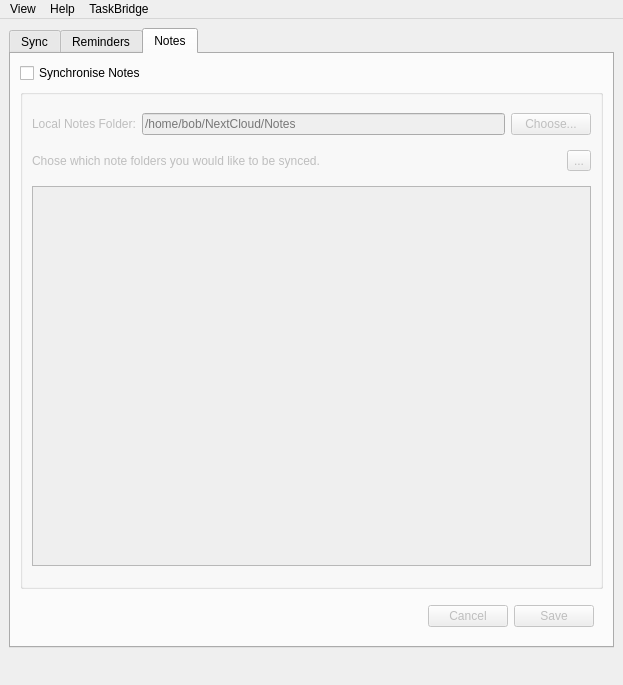
<?xml version="1.0" encoding="UTF-8"?>
<ui version="4.0">
 <class>MainWindow</class>
 <widget class="QMainWindow" name="MainWindow">
  <property name="geometry">
   <rect>
    <x>0</x>
    <y>0</y>
    <width>623</width>
    <height>685</height>
   </rect>
  </property>
  <property name="sizePolicy">
   <sizepolicy hsizetype="Minimum" vsizetype="Minimum">
    <horstretch>0</horstretch>
    <verstretch>0</verstretch>
   </sizepolicy>
  </property>
  <property name="windowTitle">
   <string>TaskBridge</string>
  </property>
  <widget class="QWidget" name="centralwidget">
   <layout class="QVBoxLayout" name="verticalLayout">
    <item alignment="Qt::AlignTop">
     <widget class="QTabWidget" name="tab_container">
      <property name="currentIndex">
       <number>2</number>
      </property>
      <widget class="QWidget" name="tab_sync">
       <attribute name="title">
        <string>Sync</string>
       </attribute>
       <layout class="QVBoxLayout" name="verticalLayout_7">
        <item>
         <widget class="QGroupBox" name="groupBox">
          <property name="sizePolicy">
           <sizepolicy hsizetype="Preferred" vsizetype="Minimum">
            <horstretch>0</horstretch>
            <verstretch>0</verstretch>
           </sizepolicy>
          </property>
          <property name="title">
           <string/>
          </property>
          <layout class="QVBoxLayout" name="verticalLayout_8">
           <item>
            <widget class="QStackedWidget" name="stackedWidget">
             <property name="sizePolicy">
              <sizepolicy hsizetype="Preferred" vsizetype="Minimum">
               <horstretch>0</horstretch>
               <verstretch>0</verstretch>
              </sizepolicy>
             </property>
             <property name="currentIndex">
              <number>0</number>
             </property>
             <widget class="QWidget" name="page">
              <layout class="QHBoxLayout" name="horizontalLayout_10">
               <item>
                <widget class="QLabel" name="lbl_sync_graphic">
                 <property name="minimumSize">
                  <size>
                   <width>345</width>
                   <height>345</height>
                  </size>
                 </property>
                 <property name="maximumSize">
                  <size>
                   <width>345</width>
                   <height>345</height>
                  </size>
                 </property>
                 <property name="baseSize">
                  <size>
                   <width>345</width>
                   <height>345</height>
                  </size>
                 </property>
                 <property name="text">
                  <string>TaskBridge</string>
                 </property>
                 <property name="alignment">
                  <set>Qt::AlignCenter</set>
                 </property>
                </widget>
               </item>
              </layout>
             </widget>
             <widget class="QWidget" name="page_2">
              <layout class="QVBoxLayout" name="verticalLayout_10">
               <item>
                <layout class="QHBoxLayout" name="horizontalLayout_8">
                 <item>
                  <widget class="QLabel" name="label_2">
                   <property name="text">
                    <string>Log Level:</string>
                   </property>
                  </widget>
                 </item>
                 <item>
                  <widget class="QComboBox" name="cmb_sync_log_level">
                   <item>
                    <property name="text">
                     <string>Critical</string>
                    </property>
                   </item>
                   <item>
                    <property name="text">
                     <string>Info</string>
                    </property>
                   </item>
                   <item>
                    <property name="text">
                     <string>Debug</string>
                    </property>
                   </item>
                  </widget>
                 </item>
                 <item>
                  <widget class="QToolButton" name="btn_clear_logs">
                   <property name="text">
                    <string>...</string>
                   </property>
                  </widget>
                 </item>
                 <item>
                  <spacer name="horizontalSpacer">
                   <property name="orientation">
                    <enum>Qt::Horizontal</enum>
                   </property>
                   <property name="sizeHint" stdset="0">
                    <size>
                     <width>40</width>
                     <height>20</height>
                    </size>
                   </property>
                  </spacer>
                 </item>
                </layout>
               </item>
               <item>
                <widget class="QTextEdit" name="txt_log_display">
                 <property name="readOnly">
                  <bool>true</bool>
                 </property>
                 <property name="html">
                  <string>&lt;!DOCTYPE HTML PUBLIC &quot;-//W3C//DTD HTML 4.0//EN&quot; &quot;http://www.w3.org/TR/REC-html40/strict.dtd&quot;&gt;
&lt;html&gt;&lt;head&gt;&lt;meta name=&quot;qrichtext&quot; content=&quot;1&quot; /&gt;&lt;meta charset=&quot;utf-8&quot; /&gt;&lt;style type=&quot;text/css&quot;&gt;
p, li { white-space: pre-wrap; }
hr { height: 1px; border-width: 0; }
&lt;/style&gt;&lt;/head&gt;&lt;body style=&quot; font-family:'.AppleSystemUIFont'; font-size:13pt; font-weight:400; font-style:normal;&quot;&gt;
&lt;p style=&quot; margin-top:0px; margin-bottom:0px; margin-left:0px; margin-right:0px; -qt-block-indent:0; text-indent:0px;&quot;&gt;&lt;span style=&quot; font-weight:700;&quot;&gt;TaskBridge Initialised&lt;/span&gt;&lt;/p&gt;&lt;/body&gt;&lt;/html&gt;</string>
                 </property>
                </widget>
               </item>
              </layout>
             </widget>
            </widget>
           </item>
           <item>
            <layout class="QHBoxLayout" name="horizontalLayout">
             <item>
              <widget class="QProgressBar" name="progressBar">
               <property name="value">
                <number>0</number>
               </property>
              </widget>
             </item>
             <item>
              <widget class="QPushButton" name="btn_sync">
               <property name="text">
                <string>Sync</string>
               </property>
              </widget>
             </item>
             <item>
              <widget class="QToolButton" name="btn_sync_view">
               <property name="text">
                <string>...</string>
               </property>
               <property name="arrowType">
                <enum>Qt::RightArrow</enum>
               </property>
              </widget>
             </item>
            </layout>
           </item>
           <item>
            <widget class="QLabel" name="lbl_sync_status">
             <property name="text">
              <string>Currently Idle.</string>
             </property>
            </widget>
           </item>
          </layout>
         </widget>
        </item>
        <item>
         <widget class="QCheckBox" name="cb_sync_scheduled">
          <property name="text">
           <string>Scheduled Sync</string>
          </property>
          <property name="checked">
           <bool>false</bool>
          </property>
         </widget>
        </item>
        <item>
         <widget class="QGroupBox" name="gb_autosync">
          <property name="enabled">
           <bool>false</bool>
          </property>
          <property name="title">
           <string/>
          </property>
          <layout class="QVBoxLayout" name="verticalLayout_4">
           <item>
            <layout class="QHBoxLayout" name="horizontalLayout_3">
             <item>
              <widget class="QLabel" name="label_4">
               <property name="text">
                <string>Synchronise every</string>
               </property>
              </widget>
             </item>
             <item>
              <widget class="QSpinBox" name="spn_sync_frequency">
               <property name="sizePolicy">
                <sizepolicy hsizetype="Minimum" vsizetype="Fixed">
                 <horstretch>0</horstretch>
                 <verstretch>0</verstretch>
                </sizepolicy>
               </property>
               <property name="minimumSize">
                <size>
                 <width>50</width>
                 <height>0</height>
                </size>
               </property>
              </widget>
             </item>
             <item>
              <widget class="QComboBox" name="cmb_sync_frequency">
               <item>
                <property name="text">
                 <string>Minutes</string>
                </property>
               </item>
               <item>
                <property name="text">
                 <string>Hours</string>
                </property>
               </item>
              </widget>
             </item>
             <item>
              <widget class="QPushButton" name="btn_sync_set_schedule">
               <property name="text">
                <string>Set Schedule</string>
               </property>
              </widget>
             </item>
             <item>
              <spacer name="horizontalSpacer_4">
               <property name="orientation">
                <enum>Qt::Horizontal</enum>
               </property>
               <property name="sizeHint" stdset="0">
                <size>
                 <width>40</width>
                 <height>20</height>
                </size>
               </property>
              </spacer>
             </item>
            </layout>
           </item>
          </layout>
         </widget>
        </item>
       </layout>
      </widget>
      <widget class="QWidget" name="tab_reminders">
       <attribute name="title">
        <string>Reminders</string>
       </attribute>
       <layout class="QVBoxLayout" name="verticalLayout_2">
        <item>
         <widget class="QCheckBox" name="cb_reminders_sync">
          <property name="text">
           <string>Synchronise Reminders</string>
          </property>
          <property name="checked">
           <bool>false</bool>
          </property>
         </widget>
        </item>
        <item>
         <widget class="QFrame" name="frm_caldav_login">
          <property name="enabled">
           <bool>false</bool>
          </property>
          <layout class="QGridLayout" name="gridLayout">
           <item row="5" column="1">
            <layout class="QHBoxLayout" name="horizontalLayout_5">
             <item>
              <widget class="QCheckBox" name="cb_reminder_autoprune">
               <property name="text">
                <string>Auto-Prune Completed</string>
               </property>
              </widget>
             </item>
             <item>
              <spacer name="horizontalSpacer_3">
               <property name="orientation">
                <enum>Qt::Horizontal</enum>
               </property>
               <property name="sizeHint" stdset="0">
                <size>
                 <width>40</width>
                 <height>20</height>
                </size>
               </property>
              </spacer>
             </item>
             <item>
              <widget class="QPushButton" name="btn_reminder_login">
               <property name="text">
                <string>Login</string>
               </property>
              </widget>
             </item>
            </layout>
           </item>
           <item row="0" column="1">
            <layout class="QHBoxLayout" name="horizontalLayout_9">
             <item>
              <widget class="QRadioButton" name="rb_server_nextcloud">
               <property name="text">
                <string>NextCloud</string>
               </property>
               <property name="checked">
                <bool>true</bool>
               </property>
              </widget>
             </item>
             <item>
              <widget class="QRadioButton" name="rb_server_caldav">
               <property name="text">
                <string>CalDav</string>
               </property>
              </widget>
             </item>
             <item>
              <spacer name="horizontalSpacer_6">
               <property name="orientation">
                <enum>Qt::Horizontal</enum>
               </property>
               <property name="sizeHint" stdset="0">
                <size>
                 <width>40</width>
                 <height>20</height>
                </size>
               </property>
              </spacer>
             </item>
            </layout>
           </item>
           <item row="4" column="0">
            <widget class="QLabel" name="label_7">
             <property name="text">
              <string>Password:</string>
             </property>
             <property name="alignment">
              <set>Qt::AlignRight|Qt::AlignTrailing|Qt::AlignVCenter</set>
             </property>
            </widget>
           </item>
           <item row="1" column="0">
            <widget class="QLabel" name="label_6">
             <property name="text">
              <string>Username:</string>
             </property>
             <property name="alignment">
              <set>Qt::AlignRight|Qt::AlignTrailing|Qt::AlignVCenter</set>
             </property>
            </widget>
           </item>
           <item row="4" column="1">
            <widget class="QLineEdit" name="txt_reminder_password">
             <property name="echoMode">
              <enum>QLineEdit::Password</enum>
             </property>
             <property name="clearButtonEnabled">
              <bool>false</bool>
             </property>
            </widget>
           </item>
           <item row="0" column="0">
            <widget class="QLabel" name="label_3">
             <property name="text">
              <string>Server Type:</string>
             </property>
             <property name="alignment">
              <set>Qt::AlignRight|Qt::AlignTrailing|Qt::AlignVCenter</set>
             </property>
            </widget>
           </item>
           <item row="2" column="0">
            <widget class="QLabel" name="label_5">
             <property name="text">
              <string>Server Address:</string>
             </property>
             <property name="alignment">
              <set>Qt::AlignRight|Qt::AlignTrailing|Qt::AlignVCenter</set>
             </property>
            </widget>
           </item>
           <item row="2" column="1">
            <widget class="QLineEdit" name="txt_reminder_address"/>
           </item>
           <item row="1" column="1">
            <widget class="QLineEdit" name="txt_reminder_username"/>
           </item>
           <item row="3" column="0">
            <widget class="QLabel" name="label_10">
             <property name="text">
              <string>Tasks Path:</string>
             </property>
             <property name="alignment">
              <set>Qt::AlignRight|Qt::AlignTrailing|Qt::AlignVCenter</set>
             </property>
            </widget>
           </item>
           <item row="3" column="1">
            <widget class="QLineEdit" name="txt_reminder_path"/>
           </item>
          </layout>
         </widget>
        </item>
        <item>
         <widget class="QGroupBox" name="gb_reminders">
          <property name="enabled">
           <bool>false</bool>
          </property>
          <property name="title">
           <string/>
          </property>
          <layout class="QVBoxLayout" name="verticalLayout_5">
           <item>
            <widget class="QLabel" name="label">
             <property name="text">
              <string>Choose which reminder lists you would like to be synced.</string>
             </property>
            </widget>
           </item>
           <item>
            <widget class="QTableWidget" name="tbl_reminders">
             <property name="sizePolicy">
              <sizepolicy hsizetype="Expanding" vsizetype="Minimum">
               <horstretch>0</horstretch>
               <verstretch>0</verstretch>
              </sizepolicy>
             </property>
             <property name="minimumSize">
              <size>
               <width>0</width>
               <height>150</height>
              </size>
             </property>
             <property name="maximumSize">
              <size>
               <width>16777215</width>
               <height>16777215</height>
              </size>
             </property>
             <property name="selectionMode">
              <enum>QAbstractItemView::NoSelection</enum>
             </property>
             <property name="selectionBehavior">
              <enum>QAbstractItemView::SelectRows</enum>
             </property>
             <attribute name="horizontalHeaderVisible">
              <bool>true</bool>
             </attribute>
             <attribute name="horizontalHeaderStretchLastSection">
              <bool>false</bool>
             </attribute>
             <attribute name="verticalHeaderVisible">
              <bool>false</bool>
             </attribute>
             <attribute name="verticalHeaderStretchLastSection">
              <bool>false</bool>
             </attribute>
             <row>
              <property name="text">
               <string>1</string>
              </property>
             </row>
             <column>
              <property name="text">
               <string>List Name</string>
              </property>
             </column>
             <column>
              <property name="text">
               <string>Location</string>
              </property>
             </column>
             <column>
              <property name="text">
               <string>Sync</string>
              </property>
             </column>
             <item row="0" column="0">
              <property name="text">
               <string>Reminders</string>
              </property>
             </item>
             <item row="0" column="1">
              <property name="text">
               <string>Local</string>
              </property>
             </item>
             <item row="0" column="2">
              <property name="text">
               <string>Sync</string>
              </property>
              <property name="checkState">
               <enum>Checked</enum>
              </property>
             </item>
            </widget>
           </item>
          </layout>
         </widget>
        </item>
        <item>
         <widget class="QFrame" name="frm_reminders">
          <property name="enabled">
           <bool>false</bool>
          </property>
          <layout class="QHBoxLayout" name="horizontalLayout_2">
           <item>
            <spacer name="horizontalSpacer_2">
             <property name="orientation">
              <enum>Qt::Horizontal</enum>
             </property>
             <property name="sizeHint" stdset="0">
              <size>
               <width>40</width>
               <height>20</height>
              </size>
             </property>
            </spacer>
           </item>
           <item>
            <widget class="QPushButton" name="btn_reminder_cancel">
             <property name="text">
              <string>Cancel</string>
             </property>
            </widget>
           </item>
           <item>
            <widget class="QPushButton" name="btn_reminder_save">
             <property name="text">
              <string>Save</string>
             </property>
            </widget>
           </item>
          </layout>
         </widget>
        </item>
       </layout>
      </widget>
      <widget class="QWidget" name="tab_notes">
       <property name="sizePolicy">
        <sizepolicy hsizetype="Preferred" vsizetype="Preferred">
         <horstretch>0</horstretch>
         <verstretch>0</verstretch>
        </sizepolicy>
       </property>
       <attribute name="title">
        <string>Notes</string>
       </attribute>
       <layout class="QVBoxLayout" name="verticalLayout_3">
        <item>
         <widget class="QCheckBox" name="cb_notes_sync">
          <property name="text">
           <string>Synchronise Notes</string>
          </property>
          <property name="checked">
           <bool>false</bool>
          </property>
         </widget>
        </item>
        <item>
         <widget class="QGroupBox" name="gb_notes">
          <property name="enabled">
           <bool>false</bool>
          </property>
          <property name="sizePolicy">
           <sizepolicy hsizetype="Preferred" vsizetype="Maximum">
            <horstretch>0</horstretch>
            <verstretch>0</verstretch>
           </sizepolicy>
          </property>
          <property name="minimumSize">
           <size>
            <width>0</width>
            <height>500</height>
           </size>
          </property>
          <property name="title">
           <string/>
          </property>
          <layout class="QVBoxLayout" name="verticalLayout_6">
           <item>
            <layout class="QHBoxLayout" name="horizontalLayout_6">
             <item>
              <widget class="QLabel" name="label_8">
               <property name="text">
                <string>Local Notes Folder:</string>
               </property>
              </widget>
             </item>
             <item>
              <widget class="QLineEdit" name="txt_notes_folder">
               <property name="text">
                <string/>
               </property>
               <property name="placeholderText">
                <string>/home/bob/NextCloud/Notes</string>
               </property>
              </widget>
             </item>
             <item>
              <widget class="QPushButton" name="btn_notes_choose">
               <property name="text">
                <string>Choose...</string>
               </property>
              </widget>
             </item>
            </layout>
           </item>
           <item>
            <layout class="QHBoxLayout" name="horizontalLayout_4">
             <item>
              <widget class="QLabel" name="label_9">
               <property name="text">
                <string>Chose which note folders you would like to be synced.</string>
               </property>
              </widget>
             </item>
             <item>
              <widget class="QToolButton" name="btn_notes_refresh">
               <property name="text">
                <string>...</string>
               </property>
              </widget>
             </item>
            </layout>
           </item>
           <item>
            <widget class="QTableWidget" name="tbl_notes">
             <property name="sizePolicy">
              <sizepolicy hsizetype="Expanding" vsizetype="Maximum">
               <horstretch>0</horstretch>
               <verstretch>0</verstretch>
              </sizepolicy>
             </property>
             <property name="minimumSize">
              <size>
               <width>0</width>
               <height>380</height>
              </size>
             </property>
             <property name="maximumSize">
              <size>
               <width>16777215</width>
               <height>16777215</height>
              </size>
             </property>
             <property name="selectionMode">
              <enum>QAbstractItemView::SingleSelection</enum>
             </property>
             <property name="selectionBehavior">
              <enum>QAbstractItemView::SelectItems</enum>
             </property>
             <attribute name="verticalHeaderVisible">
              <bool>false</bool>
             </attribute>
            </widget>
           </item>
          </layout>
         </widget>
        </item>
        <item>
         <widget class="QFrame" name="frm_notes">
          <property name="enabled">
           <bool>false</bool>
          </property>
          <property name="sizePolicy">
           <sizepolicy hsizetype="Preferred" vsizetype="Minimum">
            <horstretch>0</horstretch>
            <verstretch>0</verstretch>
           </sizepolicy>
          </property>
          <property name="maximumSize">
           <size>
            <width>16777215</width>
            <height>50</height>
           </size>
          </property>
          <layout class="QHBoxLayout" name="horizontalLayout_7">
           <property name="sizeConstraint">
            <enum>QLayout::SetMinimumSize</enum>
           </property>
           <item>
            <spacer name="horizontalSpacer_5">
             <property name="orientation">
              <enum>Qt::Horizontal</enum>
             </property>
             <property name="sizeHint" stdset="0">
              <size>
               <width>40</width>
               <height>20</height>
              </size>
             </property>
            </spacer>
           </item>
           <item>
            <widget class="QPushButton" name="btn_notes_cancel">
             <property name="text">
              <string>Cancel</string>
             </property>
            </widget>
           </item>
           <item>
            <widget class="QPushButton" name="btn_notes_save">
             <property name="text">
              <string>Save</string>
             </property>
            </widget>
           </item>
          </layout>
         </widget>
        </item>
       </layout>
      </widget>
     </widget>
    </item>
   </layout>
  </widget>
  <widget class="QMenuBar" name="menubar">
   <property name="geometry">
    <rect>
     <x>0</x>
     <y>0</y>
     <width>623</width>
     <height>24</height>
    </rect>
   </property>
   <widget class="QMenu" name="menuHelp">
    <property name="title">
     <string>Help</string>
    </property>
    <addaction name="actionDocumentation"/>
    <addaction name="actionAbout_TaskBridge"/>
   </widget>
   <widget class="QMenu" name="menuView">
    <property name="title">
     <string>View</string>
    </property>
    <addaction name="actionSync"/>
    <addaction name="actionReminders"/>
    <addaction name="actionNotes"/>
    <addaction name="separator"/>
   </widget>
   <widget class="QMenu" name="menuTaskBridge">
    <property name="title">
     <string>TaskBridge</string>
    </property>
    <addaction name="actionQuit_TaskBridge"/>
   </widget>
   <addaction name="menuView"/>
   <addaction name="menuHelp"/>
   <addaction name="menuTaskBridge"/>
  </widget>
  <action name="actionOink">
   <property name="text">
    <string>Oink</string>
   </property>
  </action>
  <action name="actionDocumentation">
   <property name="text">
    <string>Documentation</string>
   </property>
  </action>
  <action name="actionAbout_TaskBridge">
   <property name="text">
    <string>About TaskBridge</string>
   </property>
  </action>
  <action name="actionSync">
   <property name="checkable">
    <bool>true</bool>
   </property>
   <property name="checked">
    <bool>true</bool>
   </property>
   <property name="text">
    <string>Sync</string>
   </property>
  </action>
  <action name="actionReminders">
   <property name="checkable">
    <bool>true</bool>
   </property>
   <property name="text">
    <string>Reminders</string>
   </property>
  </action>
  <action name="actionNotes">
   <property name="checkable">
    <bool>true</bool>
   </property>
   <property name="text">
    <string>Notes</string>
   </property>
  </action>
  <action name="actionQuit_TaskBridge">
   <property name="text">
    <string>Quit TaskBridge</string>
   </property>
  </action>
 </widget>
 <tabstops>
  <tabstop>tab_container</tabstop>
  <tabstop>btn_sync</tabstop>
  <tabstop>btn_sync_view</tabstop>
  <tabstop>cb_sync_scheduled</tabstop>
  <tabstop>spn_sync_frequency</tabstop>
  <tabstop>cmb_sync_frequency</tabstop>
  <tabstop>btn_sync_set_schedule</tabstop>
  <tabstop>cb_reminders_sync</tabstop>
  <tabstop>rb_server_nextcloud</tabstop>
  <tabstop>rb_server_caldav</tabstop>
  <tabstop>txt_reminder_username</tabstop>
  <tabstop>txt_reminder_address</tabstop>
  <tabstop>txt_reminder_path</tabstop>
  <tabstop>txt_reminder_password</tabstop>
  <tabstop>btn_reminder_login</tabstop>
  <tabstop>tbl_reminders</tabstop>
  <tabstop>btn_reminder_cancel</tabstop>
  <tabstop>btn_reminder_save</tabstop>
  <tabstop>cb_notes_sync</tabstop>
  <tabstop>txt_notes_folder</tabstop>
  <tabstop>btn_notes_choose</tabstop>
  <tabstop>btn_notes_refresh</tabstop>
  <tabstop>tbl_notes</tabstop>
  <tabstop>btn_notes_cancel</tabstop>
  <tabstop>btn_notes_save</tabstop>
  <tabstop>cmb_sync_log_level</tabstop>
 </tabstops>
 <resources/>
 <connections/>
</ui>
